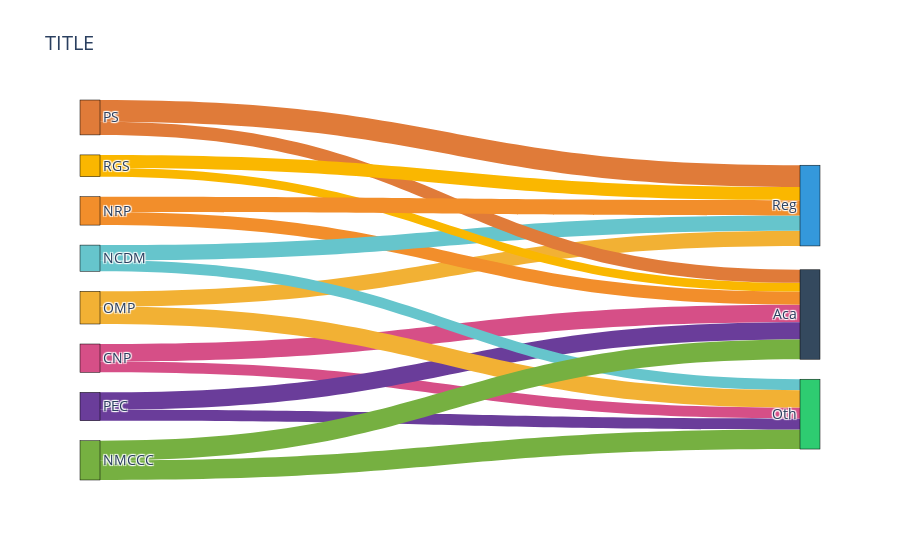

This figure's notebook cell:
### Code cell
import plotly.graph_objects as go

# Define nodes
sources = ['PS', 'OMP', 'CNP', 'NRP', 'NMCCC', 'PEC', 'NCDM', 'RGS']
targets = ['Reg', 'Aca', 'Oth']
all_labels = sources + targets  

# Define source-target mappings with sample values
source_indices = [0, 1, 2, 3, 4, 5, 6, 7, 0, 2, 3, 5, 6, 7, 1, 4]  # Adjust based on actual mapping
target_indices = [8, 8, 9, 9, 10, 10, 8, 9, 9, 10, 8, 9, 10, 8, 10, 9]  
values = [10, 7, 8, 6, 9, 5, 7, 4, 6, 5, 7, 8, 5, 6, 8, 9]  

# Assign colors
colors = ['#E07B39', '#F2B134', '#D64F87', '#F28E2B', '#76B041', '#6A3D9A', '#66C5CC', '#FAB700',
          '#3498DB', '#34495E', '#2ECC71']  

# Create Sankey Diagram
fig = go.Figure(go.Sankey(
    node=dict(
        pad=20,
        thickness=20,
        line=dict(color='black', width=0.5),
        label=all_labels,
        color=colors[:len(all_labels)]  
    ),
    link=dict(
        source=source_indices,
        target=target_indices,
        value=values,
        color=[colors[i] for i in source_indices]  
    )
))

# Update layout
fig.update_layout(title_text="TITLE", font_size=14)
fig.show()

### Figure 1 — Plotly figure (JSON) as saved in the notebook; plotly's stock layout.template omitted (floating-point values rounded to 4 significant figures)
{"data": [{"link": {"color": ["#E07B39", "#F2B134", "#D64F87", "#F28E2B", "#76B041", "#6A3D9A", "#66C5CC", "#FAB700", "#E07B39", "#D64F87", "#F28E2B", "#6A3D9A", "#66C5CC", "#FAB700", "#F2B134", "#76B041"], "source": [0, 1, 2, 3, 4, 5, 6, 7, 0, 2, 3, 5, 6, 7, 1, 4], "target": [8, 8, 9, 9, 10, 10, 8, 9, 9, 10, 8, 9, 10, 8, 10, 9], "value": [10, 7, 8, 6, 9, 5, 7, 4, 6, 5, 7, 8, 5, 6, 8, 9]}, "node": {"color": ["#E07B39", "#F2B134", "#D64F87", "#F28E2B", "#76B041", "#6A3D9A", "#66C5CC", "#FAB700", "#3498DB", "#34495E", "#2ECC71"], "label": ["PS", "OMP", "CNP", "NRP", "NMCCC", "PEC", "NCDM", "RGS", "Reg", "Aca", "Oth"], "line": {"color": "black", "width": 0.5}, "pad": 20, "thickness": 20}, "type": "sankey"}], "layout": {"autosize": true, "font": {"size": 14}, "title": {"text": "TITLE"}}}
